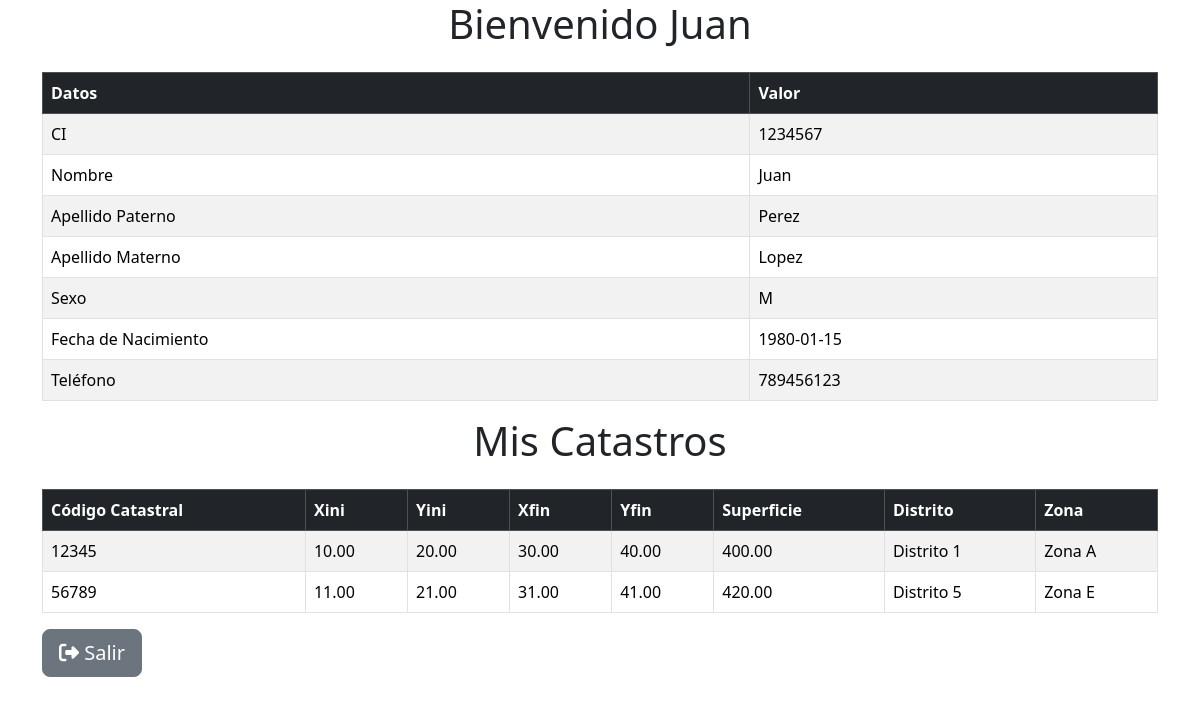
/user.php?id_propietario=1, run on the app's committed database.
### tables this page shows
CREATE TABLE PROPIETARIO (
  id_propietario INT AUTO_INCREMENT PRIMARY KEY,
  ci VARCHAR(20) NOT NULL UNIQUE,
  nombre VARCHAR(50) NOT NULL,
  paterno VARCHAR(50),
  materno VARCHAR(50),
  sexo ENUM('M', 'F') NOT NULL,
  fecha_nacimiento DATE,
  telefono VARCHAR(15),
  contrasena VARCHAR(255)
);

CREATE TABLE CATASTRO (
  id_catastro INT AUTO_INCREMENT PRIMARY KEY,
  codigo_catastral VARCHAR(30) NOT NULL UNIQUE,
  Xini DECIMAL(10, 2),
  Yini DECIMAL(10, 2),
  Xfin DECIMAL(10, 2),
  Yfin DECIMAL(10, 2),
  superficie DECIMAL(10, 2),
  distrito VARCHAR(50),
  zona VARCHAR(50)
);

### user.php (the view, shortened to what this page needs)
<!DOCTYPE html>
<html lang="es">
<head>
    <link rel="stylesheet" href="bootstrap/css/bootstrap.min.css">
    <link rel="stylesheet" href="https://cdnjs.cloudflare.com/ajax/libs/font-awesome/6.1.1/css/all.min.css">
</head>
<body>
    <?php
    include("conexionBDEdwin.php");
    $id = mysqli_real_escape_string($conex, $_GET['id_propietario']);
    $query_propietario = "SELECT *
                          FROM PROPIETARIO
                          WHERE id_propietario = $id";
    $result_propietario = mysqli_query($conex, $query_propietario);
    $propietario = mysqli_fetch_assoc($result_propietario);
    $query_catastros = "SELECT xc.*
                        FROM POSEE xp,CATASTRO xc
                        WHERE xp.id_propietario = $id
                        AND xp.id_catastro = xc.id_catastro";
    $result_catastros = mysqli_query($conex, $query_catastros);
    ?>
    <div class="container">
        <h1 class="mb-4 text-center">
        </h1>
        <div class="table-container">
            <table class="table table-striped table-hover table-bordered">
                <thead class="table-dark">
                    <tr>
                        <th>Datos</th>
                        <th>Valor</th>
                    </tr>
                </thead>
                <tbody>
                    <tr>
                        <td>CI</td>
                        <td>
                            <?php echo htmlspecialchars($propietario['ci']); ?>
                        </td>
                    </tr>
                    <tr>
                        <td>Nombre</td>
                        <td>
                            <?php echo htmlspecialchars($propietario['nombre']); ?>
                        </td>
                    </tr>
                    <tr>
                        <td>Apellido Paterno</td>
                        <td>
                            <?php echo htmlspecialchars($propietario['paterno']); ?>
                        </td>
                    </tr>
                    <tr>
                        <td>Apellido Materno</td>
                        <td>
                            <?php echo htmlspecialchars($propietario['materno']); ?>
                        </td>
                    </tr>
                    <tr>
                        <td>Sexo</td>
                        <td>
                            <?php echo htmlspecialchars($propietario['sexo']); ?>
                        </td>
                    </tr>
                    <tr>
                        <td>Fecha de Nacimiento</td>
                        <td>
                            <?php echo htmlspecialchars($propietario['fecha_nacimiento']); ?>
                        </td>
                    </tr>
                    <tr>
                        <td>Teléfono</td>
                        <td>
                            <?php echo htmlspecialchars($propietario['telefono']); ?>
                        </td>
                    </tr>
                </tbody>
            </table>
        </div>
        <h1 class="mb-4 text-center">Mis Catastros</h1>
        <div class="table-container">
            <table class="table table-striped table-hover table-bordered">
                <thead class="table-dark">
                    <tr>
                        <th>Código Catastral</th>
                        <th>Xini</th>
                        <th>Yini</th>
                        <th>Xfin</th>
                        <th>Yfin</th>
                        <th>Superficie</th>
                        <th>Distrito</th>
                        <th>Zona</th>
                    </tr>
                </thead>
                <tbody>
                    <?php while ($row = mysqli_fetch_assoc($result_catastros)): ?>
                        <tr>
                            <td><?php echo htmlspecialchars($row['codigo_catastral']); ?></td>
                            <td><?php echo htmlspecialchars($row['Xini']); ?></td>
                            <td><?php echo htmlspecialchars($row['Yini']); ?></td>
                            <td><?php echo htmlspecialchars($row['Xfin']); ?></td>
                            <td><?php echo htmlspecialchars($row['Yfin']); ?></td>
                            <td><?php echo htmlspecialchars($row['superficie']); ?></td>
                            <td><?php echo htmlspecialchars($row['distrito']); ?></td>
                            <td><?php echo htmlspecialchars($row['zona']); ?></td>
                        </tr>
                    <?php endwhile; ?>
                </tbody>
            </table>
        </div>
        <div class="d-flex justify-content-between mb-3">
            <a class="btn btn-secondary btn-lg" href="index.php">
                <i class="fas fa-sign-out-alt"></i>
                Salir
            </a>
        </div>
    </div>
</body>
</html>

### data on the page
propietario: ci "1234567", nombre "Juan", paterno "Perez", materno "Lopez", sexo "M", fecha_nacimiento "1980-01-15", telefono "789456123"
catastro: codigo_catastral "12345", Xini "10.00", Yini "20.00", Xfin "30.00", Yfin "40.00", superficie "400.00", distrito "Distrito 1", zona "Zona A"
catastro: codigo_catastral "56789", Xini "11.00", Yini "21.00", Xfin "31.00", Yfin "41.00", superficie "420.00", distrito "Distrito 5", zona "Zona E"
